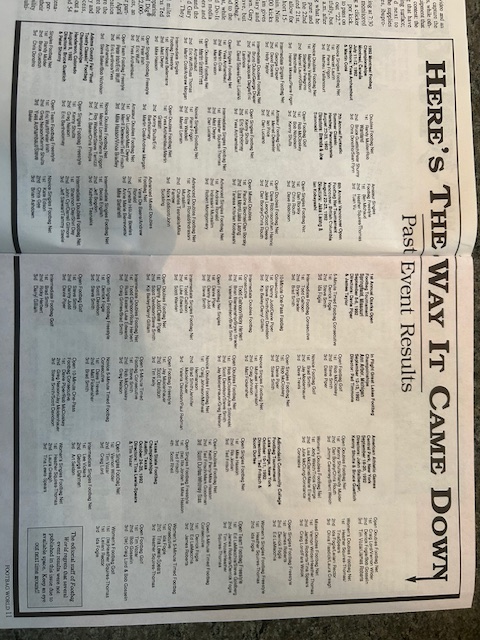
#> input picture out/images/Footbag World Vol. 10 No. 1.jpeg, 480 x 640 px; its folder holds only this picture in this run
$ python preprocess_scans.py
#> lines starting #> are read from the running program, lines starting #| are printed output that depends on the picture
#!/usr/bin/env python3
from __future__ import annotations

import argparse
import math
import sys
from pathlib import Path

import cv2
import numpy as np

try:
    import pytesseract
except ImportError:
    pytesseract = None


VALID_EXTS = {".jpg", ".jpeg", ".JPG", ".JPEG"}


def load_image(path: Path) -> np.ndarray:
    img = cv2.imread(str(path), cv2.IMREAD_COLOR)
#> img is the input picture: shape (640, 480, 3); mean B, G, R 152.8, 162.3, 166.3
    if img is None:
        raise ValueError(f"Could not read image: {path}")
    return img


def upscale_gray(gray: np.ndarray, scale: float) -> np.ndarray:
    if scale == 1.0:
        return gray
    return cv2.resize(gray, None, fx=scale, fy=scale, interpolation=cv2.INTER_CUBIC)


def preprocess_gray(img_bgr: np.ndarray, scale: float = 3.0) -> np.ndarray:
#> called with scale = 3
    gray = cv2.cvtColor(img_bgr, cv2.COLOR_BGR2GRAY)
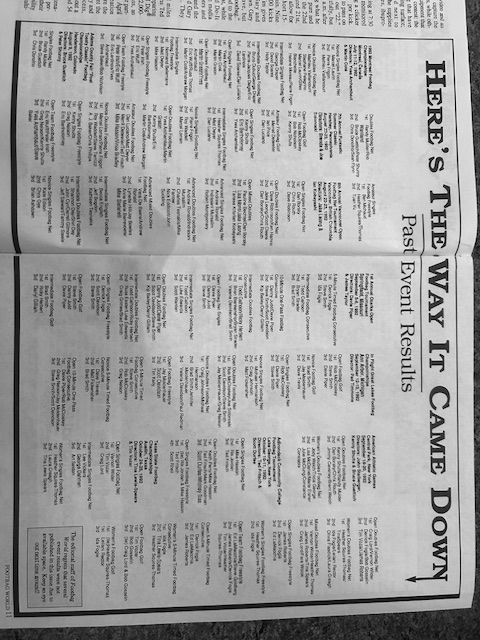
#> gray: shape (640, 480); min 0, max 245, mean 162.4

    # Upscale first so later operations have more signal to work with.
    gray = upscale_gray(gray, scale)

    # Mild denoise that preserves edges.
    gray = cv2.bilateralFilter(gray, d=9, sigmaColor=75, sigmaSpace=75)
#> gray: shape (1920, 1440)

    # Local contrast enhancement. Better than hard thresholding for old scans.
    clahe = cv2.createCLAHE(clipLimit=2.5, tileGridSize=(8, 8))
    gray = clahe.apply(gray)
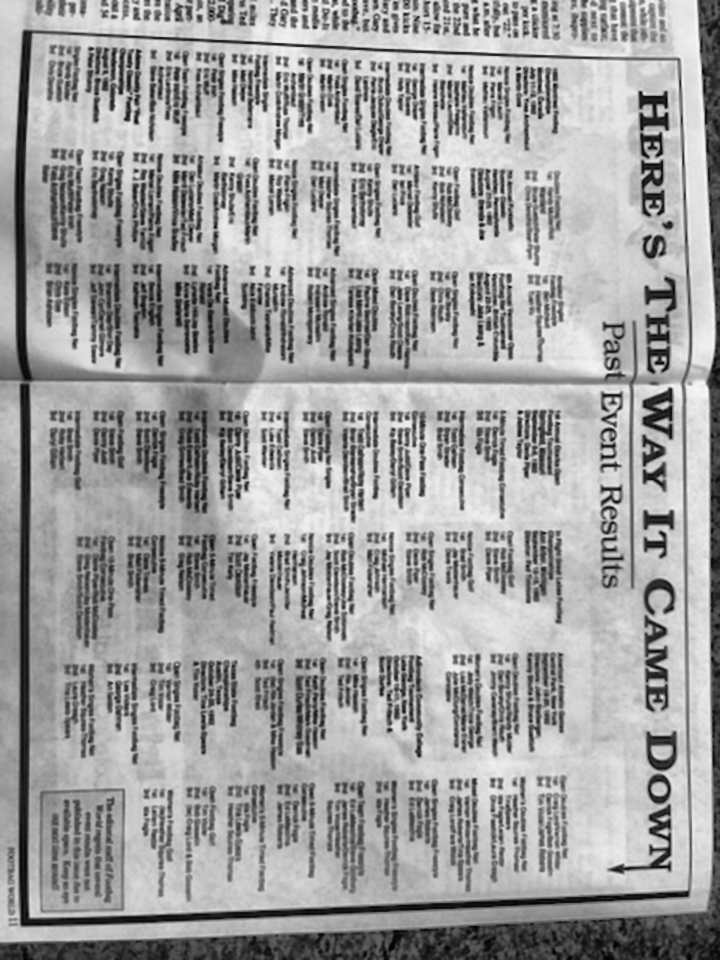
#> gray: shape (1920, 1440) (shown at 1/2 size); min 2, max 246, mean 160.6

    return gray


# [22 lines left out: function rotate_image_bound, not called in this run]


def detect_orientation_osd(gray: np.ndarray) -> int:
    """
    Returns one of {0, 90, 180, 270} meaning the image should be rotated
    clockwise by that many degrees to become upright.
    """
    if pytesseract is None:
        return 0

    try:
        osd = pytesseract.image_to_osd(gray)
    except Exception:
        return 0

    rotate = 0
    for line in osd.splitlines():
        if line.lower().startswith("rotate:"):
            try:
                rotate = int(line.split(":")[1].strip())
            except Exception:
                rotate = 0
            break
    return rotate


# [62 lines left out: functions deskew_small_angle, crop_border, not called in this run]


def process_one(path: Path, out_dir: Path, scale: float, crop: bool) -> None:
    img = load_image(path)
    gray = preprocess_gray(img, scale=scale)

    # Major orientation using Tesseract OSD if available.
    rotate_cw = detect_orientation_osd(gray)
    if rotate_cw:
        gray = rotate_image_bound(gray, -rotate_cw, border_value=255)

    # Fine deskew.
    gray, skew_angle = deskew_small_angle(gray)

    if crop:
        gray = crop_border(gray)

    out_dir.mkdir(parents=True, exist_ok=True)
    out_path = out_dir / f"PREP_{path.stem}.png"
    cv2.imwrite(str(out_path), gray)

    print(
        f"{path.name} -> {out_path.name} | "
        f"osd_rotate={rotate_cw} cw | deskew={skew_angle:.2f}"
    )


def iter_images(in_dir: Path) -> list[Path]:
    return sorted(
        p for p in in_dir.iterdir()
        if p.is_file() and p.suffix in VALID_EXTS
    )


def main() -> int:
    parser = argparse.ArgumentParser(description="Preprocess raw JPEG scans for OCR.")
    parser.add_argument("--input", default="out/images", help="Input directory of raw JPEGs")
    parser.add_argument("--output", default="out/preprocessed", help="Output directory")
    parser.add_argument("--scale", type=float, default=3.0, help="Upscale factor (default: 3.0)")
    parser.add_argument("--no-crop", action="store_true", help="Disable conservative border crop")
    args = parser.parse_args()

    in_dir = Path(args.input)
    out_dir = Path(args.output)

    if not in_dir.exists():
        print(f"Input directory not found: {in_dir}", file=sys.stderr)
        return 1

    files = iter_images(in_dir)
    if not files:
        print(f"No JPEG files found in {in_dir}", file=sys.stderr)
        return 1

    if pytesseract is None:
        print("Warning: pytesseract not installed; 90/180/270 orientation detection will be skipped.", file=sys.stderr)

    for path in files:
        try:
            process_one(path, out_dir, scale=args.scale, crop=not args.no_crop)
#> (the call stopped at in detect_orientation_osd, `osd = pytesseract.image_to_osd(gray)`: pytesseract is not available in this run)
        except Exception as e:
            print(f"ERROR processing {path.name}: {e}", file=sys.stderr)

    return 0


if __name__ == "__main__":
    raise SystemExit(main())
#> (the program exits here)

$ run again, on out/images/Footbag World Vol. 11 No. 1.jpeg
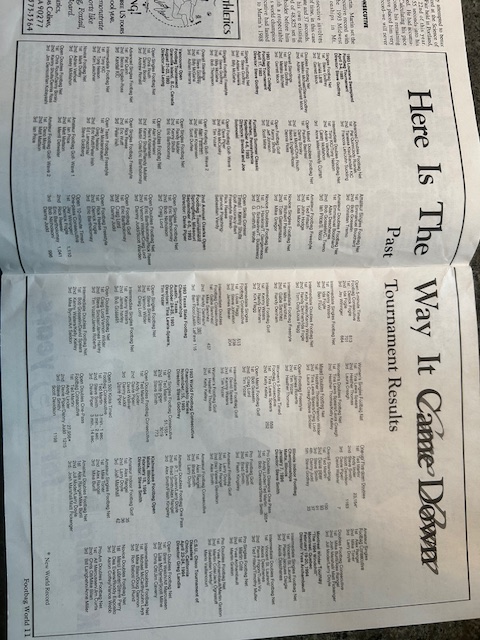
#> input picture out/images/Footbag World Vol. 11 No. 1.jpeg, 480 x 640 px
#> in load_image, img is the input picture: shape (640, 480, 3); mean B, G, R 160.2, 164.2, 163.5
#> in upscale_gray, `return cv2.resize(gray, None, fx=scale, fy=scale, interpolation=cv2.IN..`:
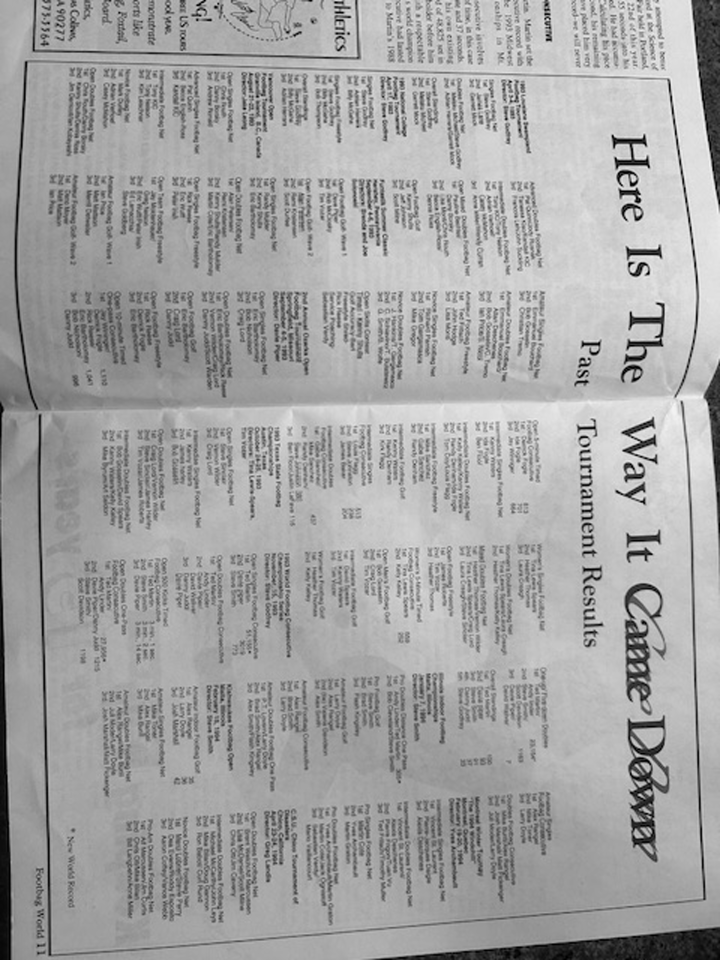
#> returned value: shape (1920, 1440) (shown at 1/2 size); min 0, max 249, mean 163.5
#> in preprocess_gray, `gray = clahe.apply(gray)`:
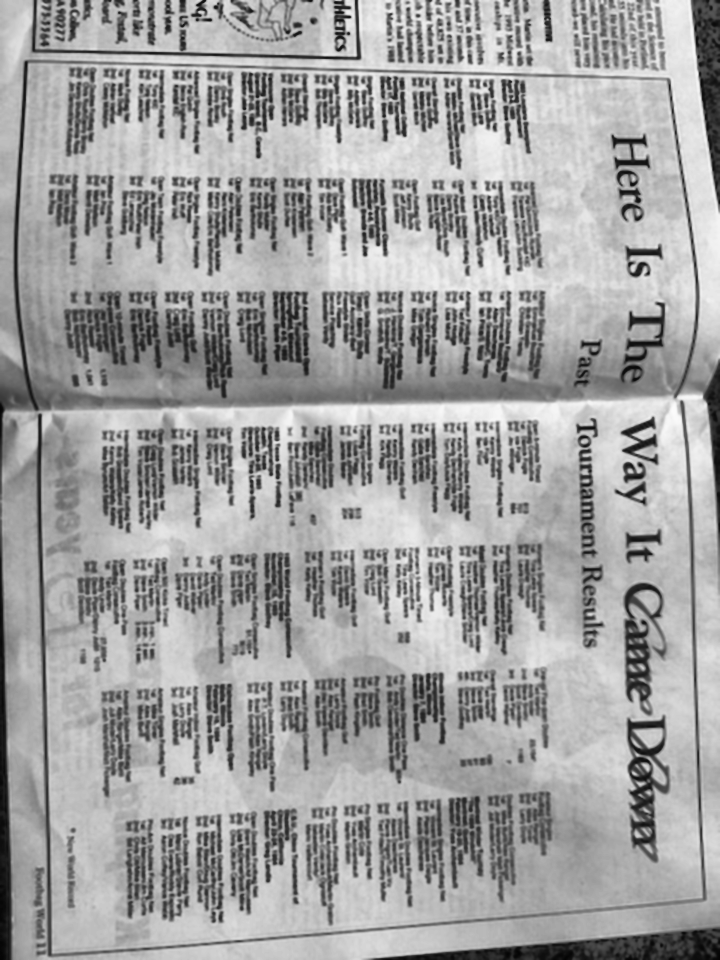
#> gray: shape (1920, 1440) (shown at 1/2 size); min 4, max 251, mean 160.1

$ run again, on out/images/Footbag World Vol. 11 No. 2 page 2.jpeg
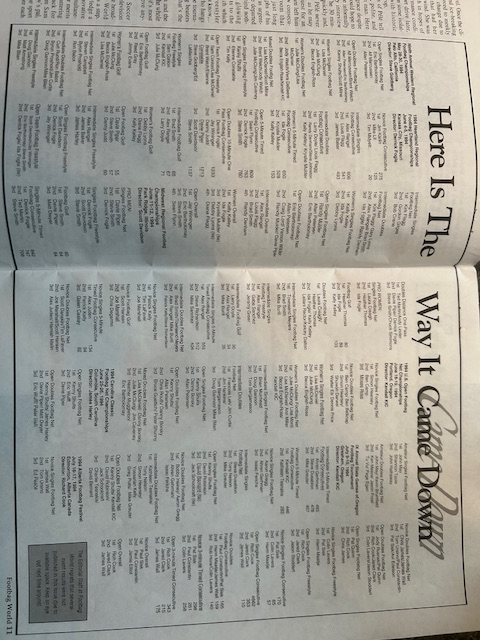
#> input picture out/images/Footbag World Vol. 11 No. 2 page 2.jpeg, 480 x 640 px
#> in load_image, img is the input picture: shape (640, 480, 3); mean B, G, R 151.1, 158.5, 159.6
#> in upscale_gray, `return cv2.resize(gray, None, fx=scale, fy=scale, interpolation=cv2.IN..`:
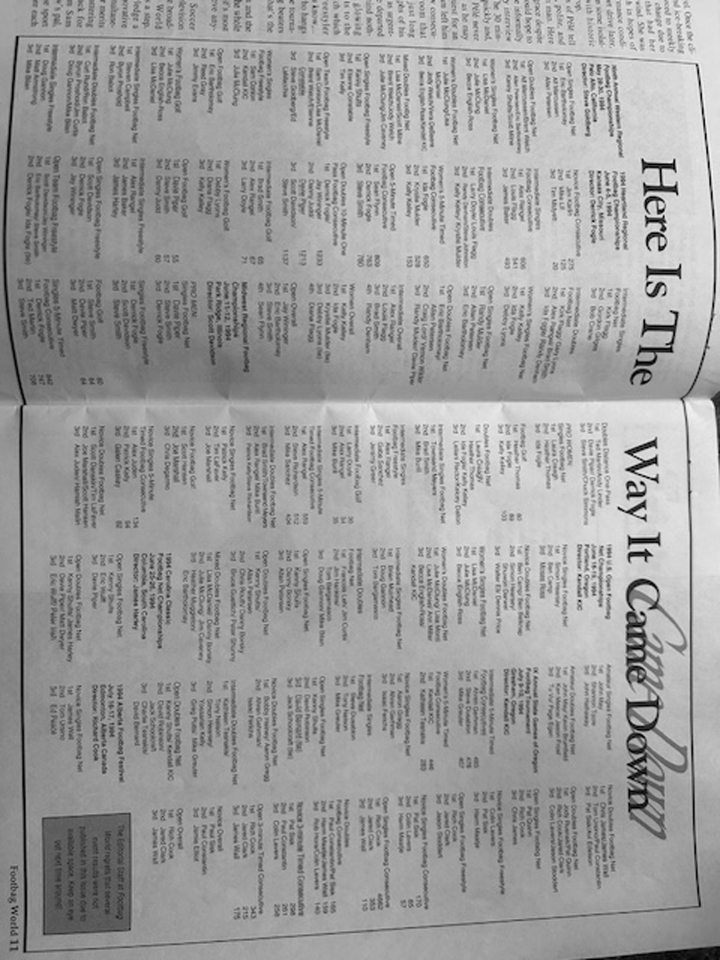
#> returned value: shape (1920, 1440) (shown at 1/2 size); min 0, max 255, mean 158
#> in preprocess_gray, `gray = clahe.apply(gray)`:
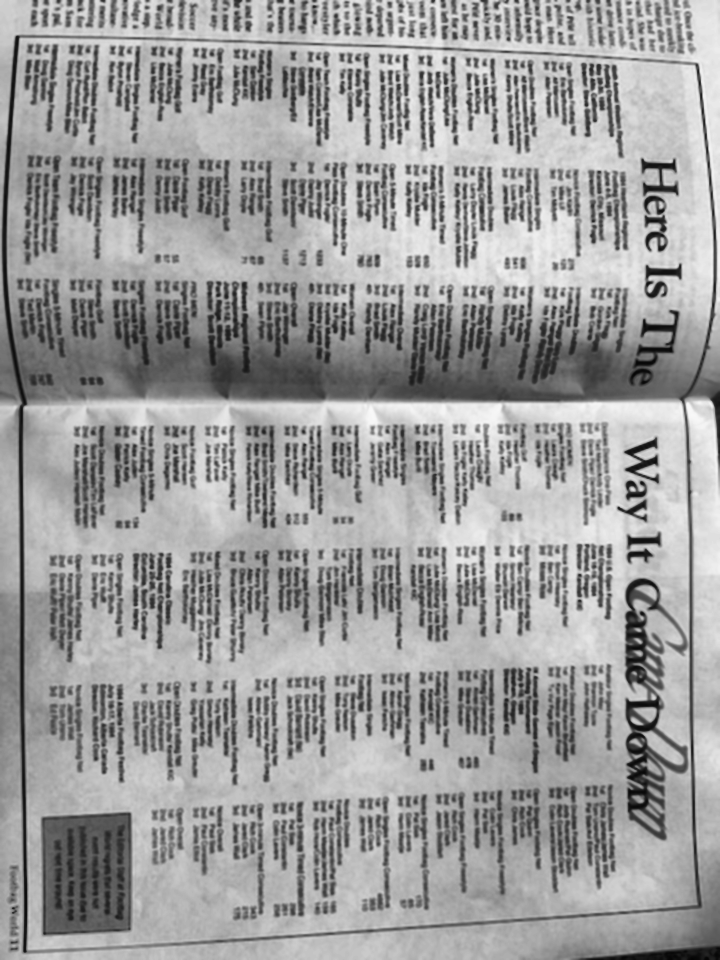
#> gray: shape (1920, 1440) (shown at 1/2 size); min 3, max 249, mean 156.5
